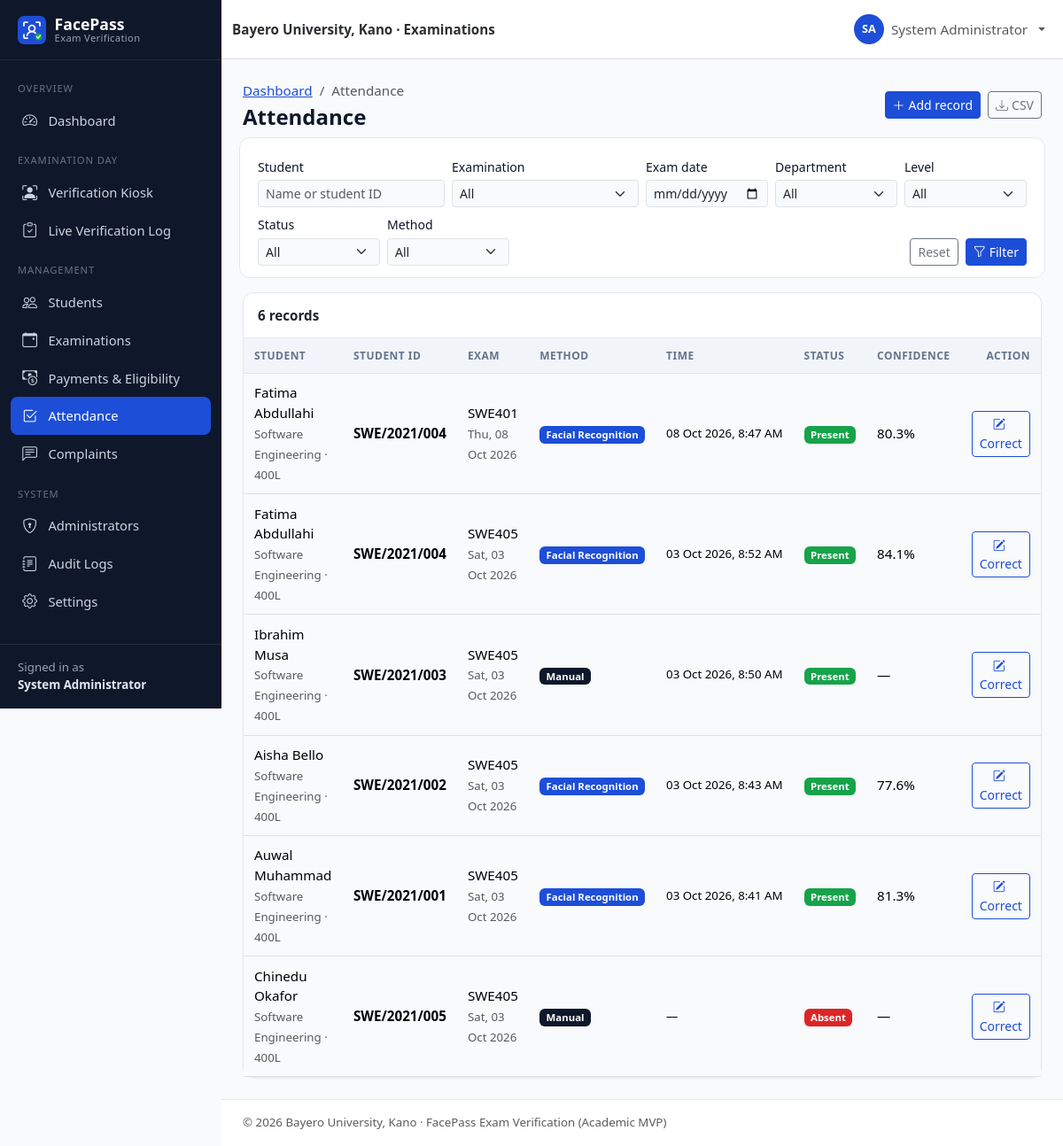
/admin/attendance.php (signed in), run on the app's committed database.
### tables this page shows
CREATE TABLE users (
    id               INT UNSIGNED NOT NULL AUTO_INCREMENT,
    student_id       VARCHAR(30)  NULL,                 
    first_name       VARCHAR(60)  NOT NULL,
    last_name        VARCHAR(60)  NOT NULL,
    email            VARCHAR(120) NOT NULL,
    phone            VARCHAR(20)  NULL,
    password         VARCHAR(255) NOT NULL,             
    role             ENUM('admin','student') NOT NULL DEFAULT 'student',
    department       VARCHAR(100) NULL,
    level            VARCHAR(10)  NULL,                 
    faculty          VARCHAR(100) NULL,
    face_registered  TINYINT(1)   NOT NULL DEFAULT 0,
    account_status   ENUM('active','inactive','suspended') NOT NULL DEFAULT 'active',
    created_at       TIMESTAMP    NOT NULL DEFAULT CURRENT_TIMESTAMP,
    updated_at       TIMESTAMP    NOT NULL DEFAULT CURRENT_TIMESTAMP ON UPDATE CURRENT_TIMESTAMP,
    PRIMARY KEY (id),
    UNIQUE KEY uq_users_student_id (student_id),
    UNIQUE KEY uq_users_email (email),
    KEY idx_users_role (role),
    KEY idx_users_dept_level (department, level),
    KEY idx_users_status (account_status)
);

CREATE TABLE attendance (
    id                   INT UNSIGNED NOT NULL AUTO_INCREMENT,
    student_id           INT UNSIGNED NOT NULL,         
    exam_id              INT UNSIGNED NOT NULL,         
    verification_method  ENUM('facial_recognition','manual') NOT NULL DEFAULT 'facial_recognition',
    verification_time    DATETIME     NULL,
    status               ENUM('present','absent','rejected') NOT NULL DEFAULT 'present',
    confidence_score     DECIMAL(5,4) NULL,             
    created_at           TIMESTAMP    NOT NULL DEFAULT CURRENT_TIMESTAMP,
    PRIMARY KEY (id),
    UNIQUE KEY uq_attendance_student_exam (student_id, exam_id),    
    KEY idx_attendance_exam (exam_id),
    KEY idx_attendance_time (verification_time),
    KEY idx_attendance_status (status),
    CONSTRAINT fk_attendance_student FOREIGN KEY (student_id)
        REFERENCES users (id) ON DELETE CASCADE ON UPDATE CASCADE,
    CONSTRAINT fk_attendance_exam FOREIGN KEY (exam_id)
        REFERENCES examinations (id) ON DELETE CASCADE ON UPDATE CASCADE
);

CREATE TABLE examinations (
    id            INT UNSIGNED NOT NULL AUTO_INCREMENT,
    course_code   VARCHAR(20)  NOT NULL,
    course_title  VARCHAR(150) NOT NULL,
    department    VARCHAR(100) NOT NULL,
    level         VARCHAR(10)  NOT NULL,
    exam_date     DATE         NOT NULL,
    start_time    TIME         NOT NULL,
    end_time      TIME         NOT NULL,
    venue         VARCHAR(120) NOT NULL,
    status        ENUM('scheduled','ongoing','completed','cancelled') NOT NULL DEFAULT 'scheduled',
    created_at    TIMESTAMP    NOT NULL DEFAULT CURRENT_TIMESTAMP,
    updated_at    TIMESTAMP    NOT NULL DEFAULT CURRENT_TIMESTAMP ON UPDATE CURRENT_TIMESTAMP,
    PRIMARY KEY (id),
    KEY idx_exams_date (exam_date),
    KEY idx_exams_status (status),
    KEY idx_exams_dept_level (department, level)
);

### admin/attendance.php (the view, shortened to what the rows shown need)
<?php
require_once __DIR__ . '/../includes/bootstrap.php';
requireAdmin();
$pdo = db();
$where = ['1=1'];
$params = [];
$whereSql = implode(' AND ', $where);
$from = 'FROM attendance a JOIN users u ON u.id = a.student_id JOIN examinations e ON e.id = a.exam_id';
$select = "SELECT a.*, u.student_id AS matric, u.first_name, u.last_name, u.department, u.level,
                  e.course_code, e.course_title, e.exam_date $from WHERE $whereSql
           ORDER BY e.exam_date DESC, a.verification_time DESC";
$stmt = $pdo->prepare("SELECT COUNT(*) $from WHERE $whereSql");
$stmt->execute($params);
$total = (int) $stmt->fetchColumn();
[$page, $perPage, $offset, $pages] = paginate($total, 20);
$stmt = $pdo->prepare("$select LIMIT $perPage OFFSET $offset");
$stmt->execute($params);
$records = $stmt->fetchAll();
$pageTitle = 'Attendance';
$breadcrumbs = ['Dashboard' => 'admin/dashboard.php', 'Attendance' => null];
$headerActions = '<button class="btn btn-sm btn-primary" data-bs-toggle="modal" data-bs-target="#addModal"><i class="bi bi-plus-lg me-1"></i>Add record</button>'
    . '<a class="btn btn-sm btn-outline-secondary" href="?' . e(http_build_query(array_merge($_GET, ['export' => 'csv']))) . '"><i class="bi bi-download me-1"></i>CSV</a>';
require __DIR__ . '/../includes/header.php';
?>
<div class="card">
    <div class="table-responsive">
        <table class="table table-hover align-middle table-card">
            <thead><tr><th>Student</th><th>Student ID</th><th>Exam</th><th>Method</th><th>Time</th><th>Status</th><th>Confidence</th><th class="text-end">Action</th></tr></thead>
            <tbody>
            <?php foreach ($records as $r): ?>
                <tr>
                    <td><?= e(full_name($r)) ?><br><span class="small text-muted"><?= e($r['department']) ?> · <?= e($r['level']) ?>L</span></td>
                    <td class="fw-semibold"><?= e($r['matric']) ?></td>
                    <td><?= e($r['course_code']) ?><br><span class="small text-muted"><?= e(fmt_date($r['exam_date'])) ?></span></td>
                    <td><?= status_badge($r['verification_method']) ?></td>
                    <td class="small text-nowrap"><?= e(fmt_datetime($r['verification_time'])) ?></td>
                    <td><?= status_badge($r['status']) ?></td>
                    <td><?= e(fmt_confidence($r['confidence_score'])) ?></td>
                    <td class="text-end">
                        <button class="btn btn-sm btn-outline-primary" data-bs-toggle="modal" data-bs-target="#correctModal"
                                data-fill='<?= e(json_encode(['#correctId' => $r['id'], '#correctStatus' => $r['status'],
                                    '#correctWho' => $r['matric'] . ' – ' . full_name($r) . ' · ' . $r['course_code']])) ?>'>
                            <i class="bi bi-pencil-square me-1"></i>Correct</button>
                    </td>
                </tr>
            <?php endforeach; ?>
            </tbody>
        </table>
    </div>
</div>
<?php require __DIR__ . '/../includes/footer.php'; ?>

### includes/header.php (shortened to what the rows shown need)
<?php
$pageTitle = $pageTitle ?? APP_NAME;
$layout = $layout ?? 'app';
$breadcrumbs = $breadcrumbs ?? [];
$bodyClass = $bodyClass ?? '';
$user = current_user();
$role = $user['role'] ?? null;
?>
<!doctype html>
<html lang="en">
<head>
    <link rel="stylesheet" href="<?= e(url('assets/vendor/bootstrap/bootstrap.min.css')) ?>">
    <link rel="stylesheet" href="<?= e(url('assets/vendor/bootstrap-icons/bootstrap-icons.min.css')) ?>">
    <link rel="stylesheet" href="<?= e(url('assets/css/style.css')) ?>">
    <?php if ($role === 'admin'): ?>
        <link rel="stylesheet" href="<?= e(url('assets/css/admin.css')) ?>">
    <?php elseif ($role === 'student'): ?>
        <link rel="stylesheet" href="<?= e(url('assets/css/student.css')) ?>">
    <?php endif; ?>
</head>
<body class="<?= e(trim("layout-$layout $bodyClass")) ?>">
<?php if ($layout === 'app' && $user): ?>
<div class="app-shell">
    <?php require __DIR__ . '/sidebar.php'; ?>
    <div class="app-main">
        <nav class="navbar navbar-expand bg-white border-bottom app-topbar sticky-top">
            <div class="container-fluid">
                <span class="navbar-text fw-semibold text-secondary-emphasis d-none d-sm-inline">
                    <?= e(INSTITUTION_NAME) ?> · Examinations
                </span>
                <ul class="navbar-nav ms-auto align-items-center">
                    <li class="nav-item dropdown">
                        <a class="nav-link dropdown-toggle d-flex align-items-center gap-2" href="#" role="button"
                           data-bs-toggle="dropdown" aria-expanded="false">
                            <span class="avatar-circle"><?= e(strtoupper(substr($user['first_name'], 0, 1) . substr($user['last_name'], 0, 1))) ?></span>
                            <span class="d-none d-md-inline"><?= e(full_name($user)) ?></span>
                        </a>
                    </li>
                </ul>
            </div>
        </nav>
        <main class="app-content container-fluid">
            <div class="d-flex flex-wrap justify-content-between align-items-center mb-3 gap-2">
                <div>
                    <?php if ($breadcrumbs): ?>
                        <nav aria-label="breadcrumb">
                            <ol class="breadcrumb small mb-1">
                                <?php foreach ($breadcrumbs as $label => $link): ?>
                                    <?php if ($link): ?>
                                        <li class="breadcrumb-item"><a href="<?= e(url($link)) ?>"><?= e($label) ?></a></li>
                                    <?php else: ?>
                                        <li class="breadcrumb-item active" aria-current="page"><?= e($label) ?></li>
                                    <?php endif; ?>
                                <?php endforeach; ?>
                            </ol>
                        </nav>
                    <?php endif; ?>
                    <h1 class="h4 mb-0 page-title"><?= e($pageTitle) ?></h1>
                </div>
                <?php if (!empty($headerActions)): ?>
                    <div class="d-flex gap-2"><?= $headerActions  ?></div>
                <?php endif; ?>
            </div>
<?php else: ?>
<main class="plain-content">
<?php endif; ?>

### includes/sidebar.php (shortened to what the rows shown need)
<?php
$current = str_replace('\\', '/', $_SERVER['SCRIPT_NAME'] ?? '');
if (($user['role'] ?? '') === 'admin') {
    $menu = [
        'Overview' => [
            ['admin/dashboard.php', 'bi-speedometer2', 'Dashboard'],
        ],
        'Examination Day' => [
            ['verification/index.php', 'bi-person-bounding-box', 'Verification Kiosk'],
            ['verification/result.php', 'bi-clipboard-check', 'Live Verification Log'],
        ],
        'Management' => [
            ['admin/students.php', 'bi-people', 'Students'],
            ['admin/examinations.php', 'bi-calendar-event', 'Examinations'],
            ['admin/payments.php', 'bi-cash-coin', 'Payments & Eligibility'],
            ['admin/attendance.php', 'bi-check2-square', 'Attendance'],
            ['admin/complaints.php', 'bi-chat-left-text', 'Complaints'],
        ],
        'System' => [
            ['admin/users.php', 'bi-shield-lock', 'Administrators'],
            ['admin/audit-logs.php', 'bi-journal-text', 'Audit Logs'],
            ['admin/settings.php', 'bi-gear', 'Settings'],
        ],
    ];
    $aliases = [
        'admin/student-view.php' => 'admin/students.php',
        'admin/enroll-face.php' => 'admin/students.php',
        'auth/register.php' => 'admin/students.php',
        'admin/examination-create.php' => 'admin/examinations.php',
    ];
}
$isActive = function (string $path) use ($current, $aliases): bool {
    foreach ($aliases as $child => $parent) {
        if ($parent === $path && str_ends_with($current, '/' . $child)) {
            return true;
        }
    }
    return str_ends_with($current, '/' . $path);
};
?>
<aside class="offcanvas-lg offcanvas-start app-sidebar" tabindex="-1" id="appSidebar" aria-labelledby="appSidebarLabel">
    <div class="offcanvas-body flex-column p-0">
        <div class="sidebar-desktop-brand d-none d-lg-block">
            <a class="sidebar-brand" href="<?= e(url('index.php')) ?>">
                <img src="<?= e(url('assets/images/logo.svg')) ?>" alt="" width="32" height="32">
                <span>FacePass<small>Exam Verification</small></span>
            </a>
        </div>
        <nav class="sidebar-nav">
            <?php foreach ($menu as $section => $items): ?>
                <div class="sidebar-section"><?= e($section) ?></div>
                <?php foreach ($items as [$path, $icon, $label]): ?>
                    <a class="sidebar-link<?= $isActive($path) ? ' active' : '' ?>" href="<?= e(url($path)) ?>">
                        <i class="bi <?= e($icon) ?>"></i><span><?= e($label) ?></span>
                    </a>
                <?php endforeach; ?>
            <?php endforeach; ?>
        </nav>
        <div class="sidebar-footer small">
            Signed in as<br><strong><?= e(full_name($user)) ?></strong>
        </div>
    </div>
</aside>

### includes/functions.php (shortened to what the rows shown need)
<?php
function e($value): string
{
    return htmlspecialchars((string) ($value ?? ''), ENT_QUOTES | ENT_SUBSTITUTE, 'UTF-8');
}
function base_url(): string
{
    static $base = null;
    if ($base !== null) {
        return $base;
    }
    $docRoot = realpath($_SERVER['DOCUMENT_ROOT'] ?? '') ?: '';
    $root = realpath(ROOT_PATH) ?: ROOT_PATH;
    $docRoot = str_replace('\\', '/', $docRoot);
    $root = str_replace('\\', '/', $root);
    $relative = '';
    if ($docRoot !== '' && stripos($root, $docRoot) === 0) {
        $relative = trim(substr($root, strlen($docRoot)), '/');
    }
    $base = $relative === '' ? '' : '/' . $relative;
    return $base;
}
function url(string $path = ''): string
{
    return base_url() . '/' . ltrim($path, '/');
}
function get_int(string $key, int $default = 0): int
{
    $value = filter_var($_GET[$key] ?? null, FILTER_VALIDATE_INT);
    return $value === false || $value === null ? $default : $value;
}
function full_name(array $row): string
{
    return trim(($row['first_name'] ?? '') . ' ' . ($row['last_name'] ?? ''));
}
function fmt_date(?string $date): string
{
    return $date ? date('D, d M Y', strtotime($date)) : '—';
}
function fmt_datetime(?string $dt): string
{
    return $dt ? date('d M Y, g:i A', strtotime($dt)) : '—';
}
function fmt_confidence($score): string
{
    return $score === null || $score === '' ? '—' : number_format((float) $score * 100, 1) . '%';
}
function status_badge(?string $status): string
{
    $map = [
        'scheduled' => 'primary', 'ongoing' => 'warning text-dark', 'completed' => 'success',
        'cancelled' => 'secondary', 'present' => 'success', 'absent' => 'danger',
        'rejected' => 'danger', 'pending' => 'warning text-dark', 'reviewed' => 'info text-dark',
        'resolved' => 'success', 'active' => 'success', 'inactive' => 'secondary',
        'suspended' => 'danger', 'facial_recognition' => 'primary', 'manual' => 'dark',
    ];
    $status = (string) $status;
    $class = $map[$status] ?? 'secondary';
    $label = ucwords(str_replace('_', ' ', $status));
    return '<span class="badge bg-' . $class . '">' . e($label) . '</span>';
}
function paginate(int $total, int $perPage = 15): array
{
    $pages = max(1, (int) ceil($total / $perPage));
    $page = min(max(1, get_int('page', 1)), $pages);
    return [$page, $perPage, ($page - 1) * $perPage, $pages];
}

### data on the page
users: full_name($user) "System Administrator", first_name+last_name "SA"
attendance: student.last_name "Fatima Abdullahi", student.department "Software Engineering", student.level "400", student.student_id "SWE/2021/004", exam.course_code "SWE401", exam.exam_date "Thu, 08 Oct 2026", verification_method "Facial Recognition Present", verification_time "08 Oct 2026, 8:47 AM", confidence_score "80.3%"
attendance: student.last_name "Fatima Abdullahi", student.department "Software Engineering", student.level "400", student.student_id "SWE/2021/004", exam.course_code "SWE405", exam.exam_date "Sat, 03 Oct 2026", verification_method "Facial Recognition Present", verification_time "03 Oct 2026, 8:52 AM", confidence_score "84.1%"
attendance: student.last_name "Ibrahim Musa", student.department "Software Engineering", student.level "400", student.student_id "SWE/2021/003", exam.course_code "SWE405", exam.exam_date "Sat, 03 Oct 2026", verification_method "Manual Present", verification_time "03 Oct 2026, 8:50 AM", confidence_score "—"
attendance: student.last_name "Aisha Bello", student.department "Software Engineering", student.level "400", student.student_id "SWE/2021/002", exam.course_code "SWE405", exam.exam_date "Sat, 03 Oct 2026", verification_method "Facial Recognition Present", verification_time "03 Oct 2026, 8:43 AM", confidence_score "77.6%"
attendance: student.last_name "Auwal Muhammad", student.department "Software Engineering", student.level "400", student.student_id "SWE/2021/001", exam.course_code "SWE405", exam.exam_date "Sat, 03 Oct 2026", verification_method "Facial Recognition Present", verification_time "03 Oct 2026, 8:41 AM", confidence_score "81.3%"
attendance: student.last_name "Chinedu Okafor", student.department "Software Engineering", student.level "400", student.student_id "SWE/2021/005", exam.course_code "SWE405", exam.exam_date "Sat, 03 Oct 2026", verification_method "Manual Absent", verification_time "—", confidence_score "—"

### other printed values
$section "OVERVIEW"
$label "Dashboard"
$section "EXAMINATION DAY"
$label "Verification Kiosk"
$label "Live Verification Log"
$section "MANAGEMENT"
$label "Students"
$label "Examinations"
$label "Payments & Eligibility"
$label "Attendance"
$label "Complaints"
$section "SYSTEM"
$label "Administrators"
$label "Audit Logs"
$label "Settings"
